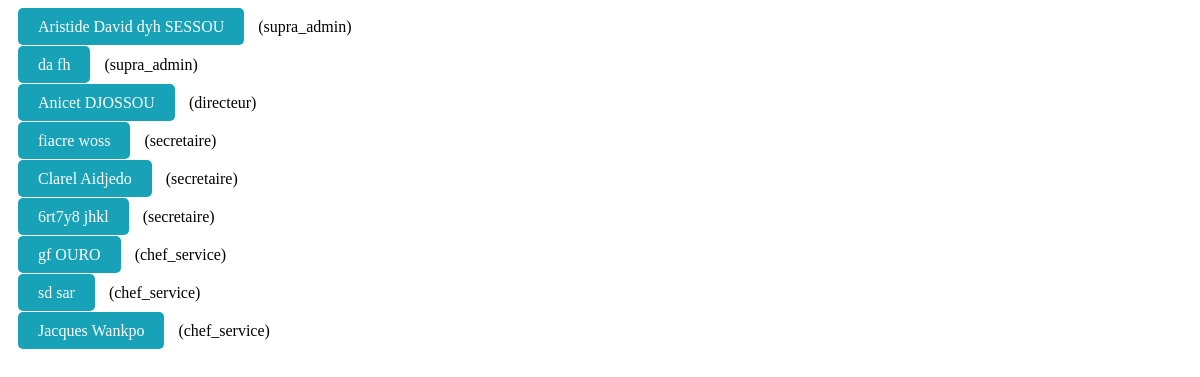
Page /recherche_utilisateur.php (signed in) on the committed database.
### tables this page shows
CREATE TABLE IF NOT EXISTS `users` (
  `user_id` int NOT NULL AUTO_INCREMENT,
  `password` varchar(255) NOT NULL,
  `email` varchar(255) NOT NULL,
  `department_id` int DEFAULT NULL,
  `first_name` varchar(50) NOT NULL,
  `last_name` varchar(50) NOT NULL,
  `active` tinyint(1) DEFAULT '0',
  `poste_id` int NOT NULL,
  PRIMARY KEY (`user_id`),
  KEY `fk_department` (`department_id`),
  KEY `fk_poste` (`poste_id`)
);

CREATE TABLE IF NOT EXISTS `postes` (
  `id` int NOT NULL AUTO_INCREMENT,
  `poste_name` varchar(255) NOT NULL,
  PRIMARY KEY (`id`)
);

### recherche_utilisateur.php (the view, shortened to what this page needs)
<?php
require 'config.php';
$department_id = $_SESSION['department_id'];
$searchTerm = '%' . $_GET['search'] . '%';
$stmt = $pdo->prepare("
    SELECT u.user_id, u.first_name, u.last_name, u.email, p.poste_name
    FROM users u
    JOIN postes p ON u.poste_id = p.id
    WHERE (u.first_name LIKE :search OR u.last_name LIKE :search OR p.poste_name LIKE :search)
    AND u.department_id = :department_id
");
$stmt->execute([':search' => $searchTerm, ':department_id' => $department_id]);
$utilisateurs = $stmt->fetchAll(PDO::FETCH_ASSOC);
if ($utilisateurs) {
    foreach ($utilisateurs as $utilisateur) {
        echo '<div class="result-item" data-user-id="' . htmlspecialchars($utilisateur['user_id']) . '">'
            . '<a href="voir.php?user_id=' . urlencode($utilisateur['user_id']) . '" class="btn btn-dashboard">'
            . htmlspecialchars($utilisateur['first_name']) . ' ' . htmlspecialchars($utilisateur['last_name'])
            . '</a> (' . htmlspecialchars($utilisateur['poste_name']) . ')
            </div>';
    }
} else {
    echo '<div class="result-item">Aucun utilisateur trouvé.</div>';
}
?>

### recherche_utilisateur.php (style rules this page uses)
.btn { padding: 10px 20px; font-size: 1rem; border-radius: 5px; text-decoration: none; color: white; background-color: #007bff; margin-right: 10px; }
.btn-dashboard { background-color: #17a2b8; }
.result-item { padding: 10px; cursor: pointer; }

### rows in the picture
users: first_name "Aristide David dyh", last_name "SESSOU", poste.poste_name "supra_admin"
users: first_name "da", last_name "fh", poste.poste_name "supra_admin"
users: first_name "Anicet", last_name "DJOSSOU", poste.poste_name "directeur"
users: first_name "fiacre", last_name "woss", poste.poste_name "secretaire"
users: first_name "Clarel", last_name "Aidjedo", poste.poste_name "secretaire"
users: first_name "6rt7y8", last_name "jhkl", poste.poste_name "secretaire"
users: first_name "gf", last_name "OURO", poste.poste_name "chef_service"
users: first_name "sd", last_name "sar", poste.poste_name "chef_service"
users: first_name "Jacques", last_name "Wankpo", poste.poste_name "chef_service"
